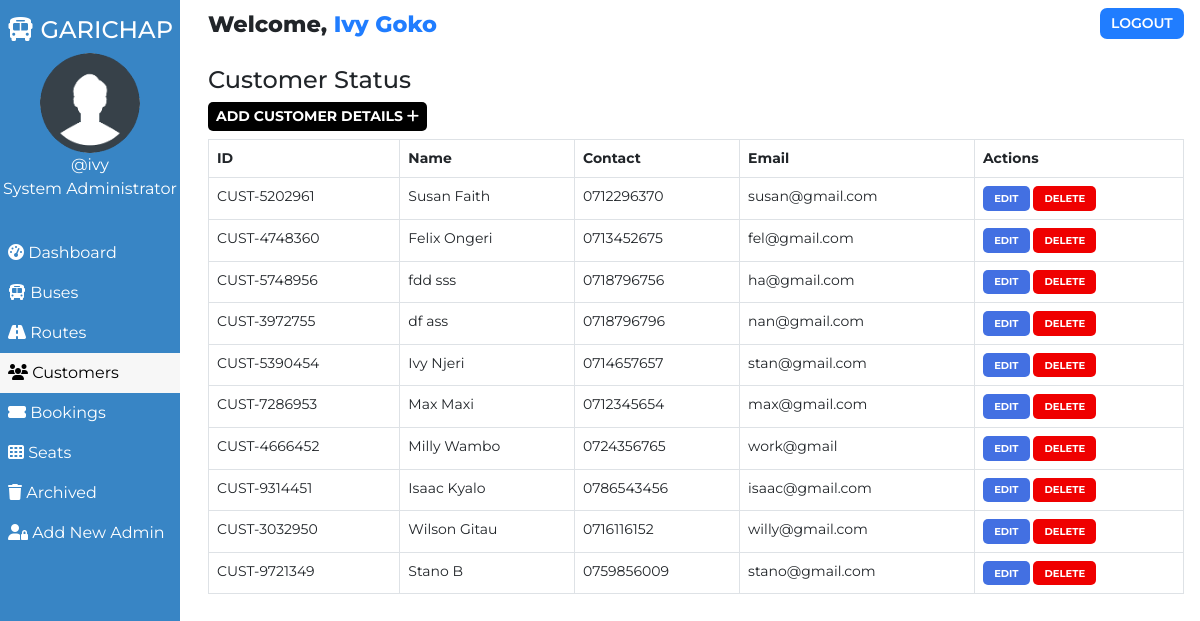
Page /admin/customer.php (signed in) on the committed database.
### tables this page shows
CREATE TABLE `users` (
  `user_id` int(11) NOT NULL,
  `user_fullname` varchar(100) NOT NULL,
  `user_name` varchar(30) NOT NULL,
  `user_password` varchar(255) NOT NULL,
  `user_created` datetime NOT NULL DEFAULT current_timestamp()
);

CREATE TABLE `customers` (
  `id` int(100) NOT NULL,
  `customer_id` varchar(255) NOT NULL,
  `customer_name` varchar(30) NOT NULL,
  `customer_phone` varchar(10) NOT NULL,
  `customer_mail` varchar(100) NOT NULL,
  `password` varchar(255) NOT NULL,
  `customer_created` datetime NOT NULL DEFAULT current_timestamp()
);

### admin/customer.php (the view, shortened to what this page needs)
<!DOCTYPE html>
<html lang="en">
<head>
    <link href="https://cdn.jsdelivr.net/npm/bootstrap@5.0.1/dist/css/bootstrap.min.css" rel="stylesheet">
    <?php
        $page="customer";
    ?>
</head>
<body>
    <?php require '../assets/partials/_admin-header.php';?>
        <?php
            $resultSql = "SELECT * FROM `customers` ORDER BY customer_created DESC";
            $resultSqlResult = mysqli_query($conn, $resultSql);
            if(!mysqli_num_rows($resultSqlResult)){ ?>
                <div class="container mt-4">
                    <div id="noCustomers" class="alert alert-dark " role="alert">
                        <h1 class="alert-heading">No Customers Found!!</h1>
                        <p class="fw-light">Be the first person to add one!</p>
                        <hr>
                        <div id="addCustomerAlert" class="alert alert-success" role="alert">
                                Click on <button id="add-button" class="button btn-sm"type="button"data-bs-toggle="modal" data-bs-target="#addModal">ADD <i class="fas fa-plus"></i></button> to add a customer!
                        </div>
                    </div>
                </div>
            <?php }
            else { ?>
            <section id="customer">
                <div id="head">
                    <h4>Customer Status</h4>
                </div>
                <div id="customer-results">
                    <div>
                        <button id="add-button" class="button btn-sm"type="button"data-bs-toggle="modal" data-bs-target="#addModal">Add Customer Details <i class="fas fa-plus"></i></button>
                    </div>
                    <table class="table table-hover table-bordered">
                        <thead>
                            <th>ID</th>
                            <th>Name</th>
                            <th>Contact</th>
                            <th>Email</th>
                            <th>Actions</th>
                        </thead>
                        <?php
                            while($row = mysqli_fetch_assoc($resultSqlResult))
                            {
                                $id = $row["id"];
                                $customer_id = $row["customer_id"];
                                $customer_name = $row["customer_name"];
                                $customer_phone = $row["customer_phone"];
                                $customer_mail=$row["customer_mail"];
                        ?>
                        <tr>
                            <td>
                                <?php
                                    echo $customer_id;
                                ?>
                            </td>
                            <td>
                                <?php
                                    echo $customer_name;
                                ?>
                            </td>
                            <td>
                                <?php
                                    echo $customer_phone;
                                ?>
                            </td>
                            <td>
                                <?php
                                    echo $customer_mail;
                                ?>
                            </td>
                            <td>
                            <button class="button edit-button"
        data-link="<?php echo $_SERVER['REQUEST_URI']; ?>"
        data-id="<?php echo $customer_id; ?>"
        data-name="<?php echo $customer_name; ?>"
        data-phone="<?php echo $customer_phone; ?>"
        data-email="<?php echo $customer_mail; ?>">
    Edit
</button>
                                            <button class="button delete-button" data-bs-toggle="modal" data-bs-target="#deleteModal" data-id="<?php
                                                echo $id;?>">Delete</button>
                            </td>
                        </tr>
                    <?php
                        }
                    ?>
                    </table>
                </div>
            </section>
            <?php } ?>
        </div>
    </main>
</body>
</html>

### assets/partials/_admin-header.php (shortened to what this page needs)
<?php
    $conn = db_connect();
    $user_id = $_SESSION['user_id'];
    $sql = "SELECT * FROM users WHERE user_id = $user_id";
    $result = mysqli_query($conn, $sql);
    if($row = mysqli_fetch_assoc($result))
    {
        $user_fullname = $row["user_fullname"];
        $user_name = $row["user_name"];
    }
?>
    <main id="container">
        <div id="sidebar">
            <h4><i class="fas fa-bus"></i> GARICHAP</h4>
            <div>
                <img class="adminDp" src="../assets/img/userav-min.png" height="100px" alt="Admin Profile Pic">
                <p>
                    <?php  echo '@'.$user_name;  ?>
                </p>
                <p>System Administrator</p>
            </div>
            <ul style="overflow-y: auto; max-height:90%" id="options">
                <li class="option <?php if($page=='dashboard'){ echo 'active';}?>">
                    <a href="./dashboard.php">
                    <i class="fas fa-tachometer-alt"></i> Dashboard
                    </a>
                </li>
                <li class="option <?php if($page=='bus'){ echo 'active';}?>">
                    <a href="./bus.php">
                    <i class="fas fa-bus"></i> Buses
                    </a>
                </li>
                <li class="option <?php if($page=='route'){ echo 'active';}?>">
                    <a href="./route.php">
                    <i class="fas fa-road"></i> Routes
                    </a>
                </li>
                <li class="option <?php if($page=='customer'){ echo 'active';}?>">
                    <a href="./customer.php">
                    <i class="fas fa-users"></i> Customers
                    </a>
                </li>
                <li class="option <?php if($page=='booking'){ echo 'active';}?>">
                    <a href="./booking.php">
                    <i class="fas fa-ticket-alt"></i> Bookings
                    </a>
                </li>
                <li class="option <?php if($page=='seat'){ echo 'active';}?>">
                    <a href="./seat.php">
                    <i class="fas fa-th"></i> Seats
                    </a>
                </li>
                <li class="option <?php if($page=='archived'){ echo 'active';}?>">
                    <a href="./archived.php">
                    <i class="fas fa-trash"></i> Archived
                    </a>
                </li>
                <li class="option <?php if($page=='signup'){ echo 'active';}?>">
                    <a href="./signup.php">
                    <i class="fas fa-user-lock"></i> Add New Admin
                    </a>
                </li>
            </ul>
        </div>
        <div id="main-content">
            <section id="welcome">
                <ul>
                    <li class="welcome-item">Welcome,
                        <span id="USER">
                            <?php
                                echo $user_fullname;
                            ?>
                        </span>
                    </li>
                    <li class="welcome-item">
                        <button id="logout" class="btn-sm">
                            <a href="../assets/partials/_logout.php">LOGOUT</a>
                        </button>
                    </li>
                </ul>
            </section>

### assets/styles/admin.php (style rules this page uses)
body { margin: 0; box-sizing: border-box; font-family: 'Montserrat', sans-serif; background-color: white; }
html { scroll-behavior: smooth; }
*, *::after, *::before { box-sizing: inherit; }
#USER { color: #207DFF; }
.adminDp { border-radius: 50%; }
#welcome { background-color: white; }
#welcome ul { display: flex; justify-content: space-between; list-style-type: none; padding: 0; margin: 0; }
#welcome li { margin: 0 1rem; padding: 0.5rem 0; }
#welcome li:first-child { font-weight: 800; font-size: 1.4rem; }
#logout { padding: 0.3rem 0.7rem; background-color: #207DFF; font-weight: 600; outline: none; border: none; border-radius: 7px; }
#logout a { color: white; text-decoration: none; }
@media only screen and (min-width:1000px) { #sidebar { text-align: center; background-color: #3885c5; color: white; width: 15%; position: fixed; top: 0%; padding-top: 1rem; z-index: 2; height: 100vh; } }
@media only screen and (min-width:1000px) { #sidebar p { margin: 0; } }
@media only screen and (min-width:1000px) { #sidebar ul { margin-top: 2rem; } }
@media only screen and (min-width:1000px) { #options { list-style-type: none; text-align: left; padding-left: 0; } }
@media only screen and (min-width:1000px) { .option a { display: block; padding: 0.5rem; text-decoration: none; color: inherit; } }
@media only screen and (min-width:1000px) { .active { background-color:#f7f7f7; color:black; } }
@media only screen and (min-width:1000px) { #main-content { margin-left: 16%; } }

### assets/styles/admin-options.php (style rules this page uses)
* { font-family: Montserrat; }
#booking #head, #customer #head, #route #head, #seat #head, #bus #head { padding-top: 1rem; }
#booking, #customer, #route, #bus, #seat { padding: 0 1rem; }
#booking-results > div, #customer-results > div, #route-results > div, #bus-results > div { margin-bottom: 0.5rem; }
#booking-results button, #customer-results button, #route button, #bus-results button { border-radius: 5px; }
.button { border: none; font-weight: bold; text-transform: uppercase; }
#add-button { background-color: black; color: white; }
table { font-size: 14px; }
#bus .edit-button, #bus .delete-button, #route .edit-button, #route .delete-button, #customer .edit-button, #customer .delete-button { padding: 0.3rem 0.7rem; }
table th,td { padding-left: 0.3rem; }
table button { color: white; }
.edit-button { background-color: #4370E2; }
.delete-button { background-color: #EF0000; }
.edit-button, .delete-button { font-size: 10px }

### rows in the picture
users: user_name "ivy", user_fullname "Ivy Goko"
customers: customer "CUST-5202961", customer_name "Susan Faith", customer_phone "0712296370", customer_mail "susan@gmail.com"
customers: customer "CUST-4748360", customer_name "Felix Ongeri", customer_phone "0713452675", customer_mail "fel@gmail.com"
customers: customer "CUST-5748956", customer_name "fdd sss", customer_phone "0718796756", customer_mail "ha@gmail.com"
customers: customer "CUST-3972755", customer_name "df ass", customer_phone "0718796796", customer_mail "nan@gmail.com"
customers: customer "CUST-5390454", customer_name "Ivy Njeri", customer_phone "0714657657", customer_mail "stan@gmail.com"
customers: customer "CUST-7286953", customer_name "Max Maxi", customer_phone "0712345654", customer_mail "max@gmail.com"
customers: customer "CUST-4666452", customer_name "Milly Wambo", customer_phone "0724356765", customer_mail "work@gmail"
customers: customer "CUST-9314451", customer_name "Isaac Kyalo", customer_phone "0786543456", customer_mail "isaac@gmail.com"
customers: customer "CUST-3032950", customer_name "Wilson Gitau", customer_phone "0716116152", customer_mail "willy@gmail.com"
customers: customer "CUST-9721349", customer_name "Stano B", customer_phone "0759856009", customer_mail "stano@gmail.com"
